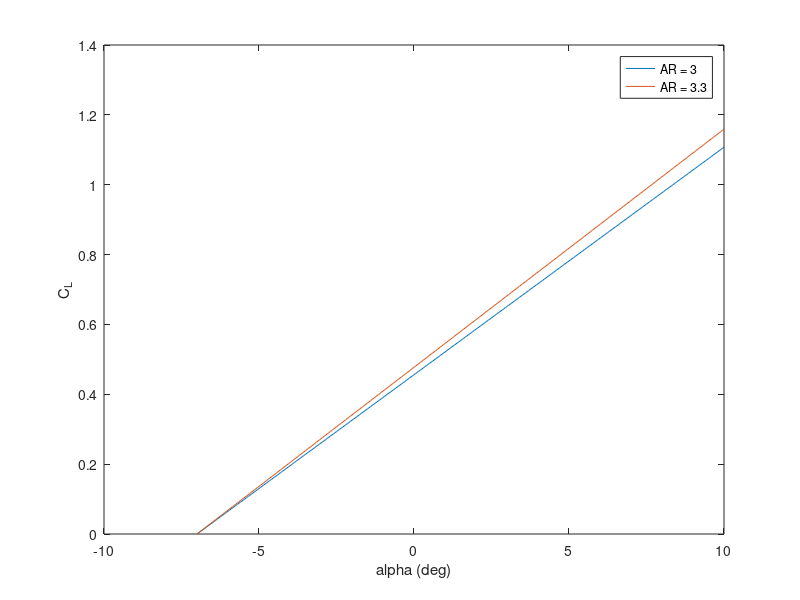
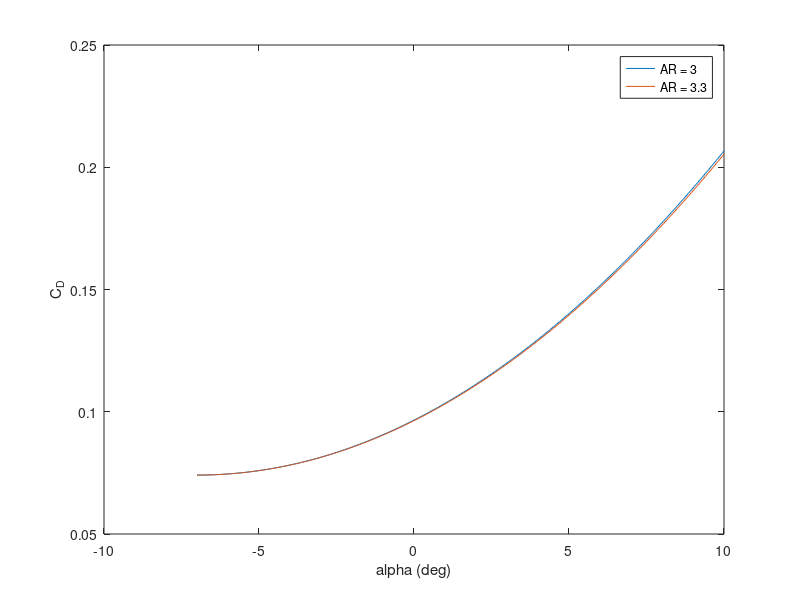
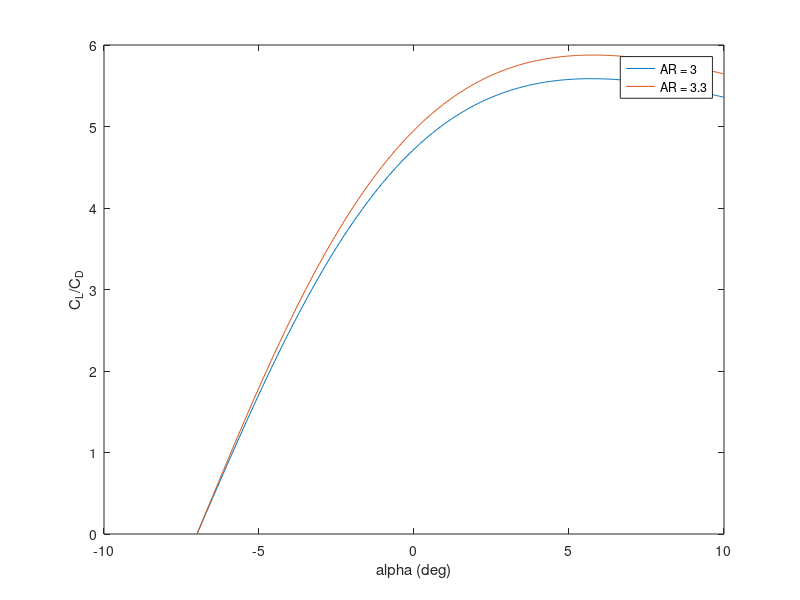

Write the MATLAB code that produced these figures, in order. (Note: this script raises an error after producing the figures.)
% CLARK Y Parafoil Aerodynamic Analysis
% started 22/07/24 - Rosalind Aves
clear all; close all; clc;

% Constants and parameters
a0 = 6.89 ; % Clark Y lift curve slope (deg^-1)
alpha_zl = -7 * pi/180; % Zero lift angle of attack (rad)

% Aspect Ratios
AR = [3, 3.33];

% Tau and delta values for different AR
tau = [0.097, 0.105];
delta = [0.01875, 0.022];

% Calculating a0_dash and a for different AR values
a0_dash = (2 * pi .* AR) .* tanh(a0 ./ (2 * pi .* AR));
a = (pi .* AR .* a0_dash) ./ (pi .* AR + a0_dash .* (1 + tau));

% Angle of attack range
alpha = [-7:0.05:10] .* pi/180;

% Lift coefficient calculation
for i = 1:length(a)
    C_L(:,i) = a(i) .* (alpha - alpha_zl);
end
% Lift coefficient calculation
for i = 1:length(a)
    C_Lalpha(:,i) = a(i);
end


% Plotting C_L vs alpha
figure();
plot(alpha .* 180/pi, C_L(:,1));
hold on
plot(alpha .* 180/pi, C_L(:,2));
xlabel('alpha (deg)');
ylabel('C_L');
legend('AR = 3', 'AR = 3.3');
hold off

% Drag coefficient calculation
C_D0 = 0.015 + 0.004 + 0.5 * 0.11 + 0.0001;
for i = 1:length(delta)
    C_D(:,i) = C_D0 + (C_L(:,i).^2 .* (1 + delta(i))) ./ (pi * AR(i));
end

% Plotting C_D vs alpha
figure();
plot(alpha .* 180/pi, C_D(:,1));
hold on
plot(alpha .* 180/pi, C_D(:,2));
xlabel('alpha (deg)');
ylabel('C_D');
legend('AR = 3', 'AR = 3.3');
hold off

% Plotting C_L/C_D vs alpha
figure();
plot(alpha .* 180/pi, C_L(:,1) ./ C_D(:,1));
hold on
plot(alpha .* 180/pi, C_L(:,2) ./ C_D(:,2));
xlabel('alpha (deg)');
ylabel('C_L/C_D');
legend('AR = 3', 'AR = 3.3');
hold off
%% 

% Span and line length ratio calculations
b = 1.421; % Span (m)
R_b = linspace(0.4, 1.6, length(alpha));
R = b .* R_b;
beta = b ./ (4 .* R);
% alpha = 5 * pi/180;

for i = 1:length(a)
    C_L2(:,i) = a(i) .* (alpha - alpha_zl) .* cos(beta).^2;
end
% Plotting C_L2 vs alpha
figure();
xline(0);
hold on
plot(alpha .* 180/pi, C_L2(:,1));
hold on
plot(alpha .* 180/pi, C_L2(:,2));
xlabel('alpha');
ylabel('C_{L2}');
legend('alpha = 0','AR = 3', 'AR = 3.3');
hold off
for i = 1:length(a)
    C_L2alpha(:,i) = a(i).* cos(beta).^2;
end
% Plotting C_L2alpha vs alpha
figure();
plot(alpha .* 180/pi, C_L2alpha(:,1));
hold on
plot(alpha .* 180/pi, C_L2alpha(:,2));
hold on
xline(0);
xlabel('alpha');
ylabel('C_{L2_{alpha}}');
legend('AR = 3', 'AR = 3.3', 'alpha = 0');
hold off

% Plotting C_L2/C_L vs R/b
figure();
plot(R_b, C_L2(:,1) ./ C_L(:,1));
hold on
plot(R_b, C_L2(:,2) ./ C_L(:,2));
xlabel('line length / span (R/b)');
ylabel('C_L/C_L (R/b=inf)');
legend('AR = 3', 'AR = 3.3');
hold off

% Surface area and chord length calculations
S = b^2 ./ AR;
c = b ./ AR;
d = 1.5e-3; % Line diameter (m)
n = 24;
A_cube = 0.3 * 0.1; % Cubesat area (m^2)

for i = 1:length(a)
    C_Dl(:,i) = (n .* R .* d .* cos(alpha).^3) ./ S(i);
    C_Ds(:,i) = (A_cube) ./ S(i);
end

for i = 1:length(delta)
    C_D2(:,i) = C_D0 + C_Dl(:,i) + C_Ds(:,i) + (C_L(:,i).^2 .* (1 + delta(i))) ./ (pi * AR(i));
end
% Plotting C_L2/C_D2 vs R/b
figure();
plot(alpha*180/pi, C_L2(:,1) ./ C_D2(:,1));
hold on
plot(alpha*180/pi, C_L2(:,2) ./ C_D2(:,2));
xlabel('alpha(deg)');
ylabel('C_L/C_D');
legend('AR = 3', 'AR = 3.3');
hold off

% Plotting C_L2/C_D2 vs R/b
figure();
plot(R_b, C_L2(:,1) ./ C_D2(:,1));
hold on
plot(R_b, C_L2(:,2) ./ C_D2(:,2));
xlabel('line length / span (R/b)');
ylabel('C_L/C_D');
legend('AR = 3', 'AR = 3.3');
hold off

% Plotting C_D2 vs alpha
figure();
xline(0);
hold on
plot(alpha .* 180/pi, C_D2(:,1));
hold on
plot(alpha .* 180/pi, C_D2(:,2));
xlabel('alpha');
ylabel('C_{D2}');
legend('alpha = 0','AR = 3', 'AR = 3.3');
hold off

for i = 1:length(a)
    C_Dlalpha(:,i) = -(n .* R .* d .*3.* (alpha).^2.*sin(alpha).^3) ./ S(i);
end

for i = 1:length(delta)
    C_D2alpha(:,i) =  C_Dlalpha(:,i) + (2.*C_L(:,i).*C_Lalpha(:,i) .* (1 + delta(i))) ./ (pi * AR(i));
end
% Plotting C_D2alpha vs alpha
figure();
xline(0);
hold on
plot(alpha .* 180/pi, C_D2alpha(:,1));
hold on
plot(alpha .* 180/pi, C_D2alpha(:,2));
xlabel('alpha');
ylabel('C_{D2_{alpha}}');
legend('alpha = 0','AR = 3', 'AR = 3.3');
hold off
%% 

% C_M calculations
% maintaining stable equilibrium at each alpha
rho = 1.225; % Air density (kg/m^3)
R_b_dp = 0.6; % Optimum based on the last figure
R_dp = R_b_dp * b;
m_s = 3; 
g = 9.81; 
C_Mc4 = 0;
mu = [-100:0.05:100] .* pi/180; 
corr_mu = NaN(1, length(alpha)); 

for i = 1:length(alpha)
    gamma(:,i) = atan(1/(C_L2(i,2)/C_D2(i,2)));
    Wt = 3 * 9.81; 
    Dr = sqrt(C_L2(i,2)^2 + C_D2(i,2)^2);
    V = sqrt((2 * Wt) / (rho * S(2) * Dr));
    LbyD_alpha(i) = (C_L2alpha(i,2) * C_D2(i,2) - C_L2(i,2) * C_D2alpha(i,2)) / (C_D2(i,2)^2);
    d_gamma_alpha = (1 / (1 + (1 / (C_L2(i,2) / C_D2(i,2)))^2)) * LbyD_alpha(i);
    for j = 1:length(mu)
        C_M2(j,i) = C_Mc4 - (R_dp/c(2)) * (C_Ds(2) * cos(alpha(i) + mu(j))) ...
            - R_dp * n * R_dp * d * (cos(alpha(i) + mu(j))^2) / (S(2) * 2 * c(2)) ...
            - m_s * g * R_dp * sin(alpha(i) + mu(j) - gamma(:,i)) / (0.5 * rho * V^2 * S(2) * c(2)); 

        [~, idx] = min(abs(C_M2(:,i))); 
        corr_mu(i) = mu(idx) * 180/pi; 
        corr_mu(i) = corr_mu(i) * pi/180;
        C_M2_alpha(i) = (R_dp/c(2)) * (C_Ds(2) * sin(alpha(i) + corr_mu(i))) ...
            + R_dp * n * R_dp * d * (sin(alpha(i) + corr_mu(i))^2) / (S(2) * 2 * c(2)) ...
            - d_gamma_alpha * m_s * g * R_dp * cos(alpha(i) + corr_mu(i) - gamma(:,i)) / (0.5 * rho * V^2 * S(2) * c(2));
        % Penalize if C_M2_alpha is not negative
        if C_M2_alpha >= 0
            corr_mu(i) = Inf; 
        end
    end
end
% Plotting stable equilibrium mu vs alpha
figure();
xline(0);
hold on
plot(alpha .* 180/pi, corr_mu.*180/pi);
xlabel('alpha');
ylabel('rigging angle for stable equilibrium');
hold off
%updating C_M
for i =1:length(alpha)
    up_C_M2(i) = C_Mc4 - (R_dp/c(2)) * (C_Ds(2) * cos(alpha(i) + corr_mu(i))) ...
            - R_dp * n * R_dp * d * (cos(alpha(i) + corr_mu(i))^2) / (S(2) * 2 * c(2)) ...
            - m_s * g * R_dp * sin(alpha(i) + corr_mu(i) - gamma(:,i)) / (0.5 * rho * V^2 * S(2) * c(2)); 
end
% Plotting updated C_M2 vs alpha
figure();
xline(0);
hold on
plot(alpha .* 180/pi, up_C_M2);
xlabel('alpha');
ylabel('updated C_{M2}');
legend('alpha = 0','C_{M2}')
hold off
%% data storing

headers = {'alpha (deg)', 'C_L2', 'C_L2alpha', 'C_D2', 'C_D2alpha', 'C_L2/C_D2','up_C_M2', 'C_M2_alpha','corr_mu'};
data = [alpha' .* 180/pi, C_L2(:,2), C_L2alpha(:,2), C_D2(:,2), C_L2(:,2) ./ C_D2(:,2), C_D2alpha(:,2), up_C_M2', C_M2_alpha',corr_mu' .*180/pi]; 
filename = 'aerodynamic_analysis_results.xlsx';
writecell(headers, filename, 'Sheet', 1, 'Range', 'A1');
writematrix(data, filename, 'Sheet', 1, 'Range', 'A2');
%% Design points

R_b_dp = 0.6; % Optimum based on the last figure
alpha_dp = 5 * pi/180; % Before stall
R_dp = R_b_dp * b;
beta_dp = b / (4 * R_dp);

C_L2_dp = a(2) * (alpha_dp - alpha_zl) * cos(beta_dp)^2;
C_L_dp = a(2) * (alpha_dp - alpha_zl);

C_Dl_dp = (n * R_dp * d * cos(alpha_dp)^3) / S(2);
C_Ds_dp = (A_cube) / S(2);

C_D2_dp = C_D0 + C_Dl_dp + C_Ds_dp + (C_L_dp^2 * (1 + delta(2))) / (pi * AR(2));

gamma = atan(1 / (C_L2_dp / C_D2_dp)); % Glide angle
rho = 1.225; % Air density (kg/m^3)
Wt = 3 * 9.81; % Weight (N)
Dr = sqrt(C_L2_dp^2 + C_D2_dp^2);
V = sqrt((2 * Wt) / (rho * S(2) * Dr));
u = V * cos(gamma);
w = V * sin(gamma);

%% Rigging angle analysis

m_s = 3; % Mass (kg)
g = 9.81; % Gravity (m/s^2)
C_Mc4 = 0;
mu1 = [-10:2:15] .* pi/180;
alpha1 = [-7:0.05:30] .* pi/180;

for j = 1:length(mu1)
    for i = 1:length(alpha1)
        C_M(j,i) = C_Mc4 - (R_dp/c(2)) * (C_Ds_dp * cos(alpha1(i) + ...
            mu1(j))) - R_dp * n * R_dp * d * (cos(alpha1(i) + mu1(j))^2) / (S(2) * 2 * c(2)) - m_s * g * R_dp * sin(alpha1(i) + mu1(j) - gamma) / (0.5 * rho * V^2 * S(2) * c(2));
    end
end

% Plotting rigging angle analysis
y = zeros(size(alpha1));
x = (alpha_dp*180/pi) * ones(size(alpha1));
figure();
plot(alpha1.*180/pi, y);
hold on
plot(x, alpha1);
hold on
for j = 1:length(mu1)
    plot(alpha1.*180/pi, C_M(j,:));
end
xlabel('alpha (deg)');
ylabel('C_M');
legend('Zero Line', 'Design Point', 'C_M curves');
hold off